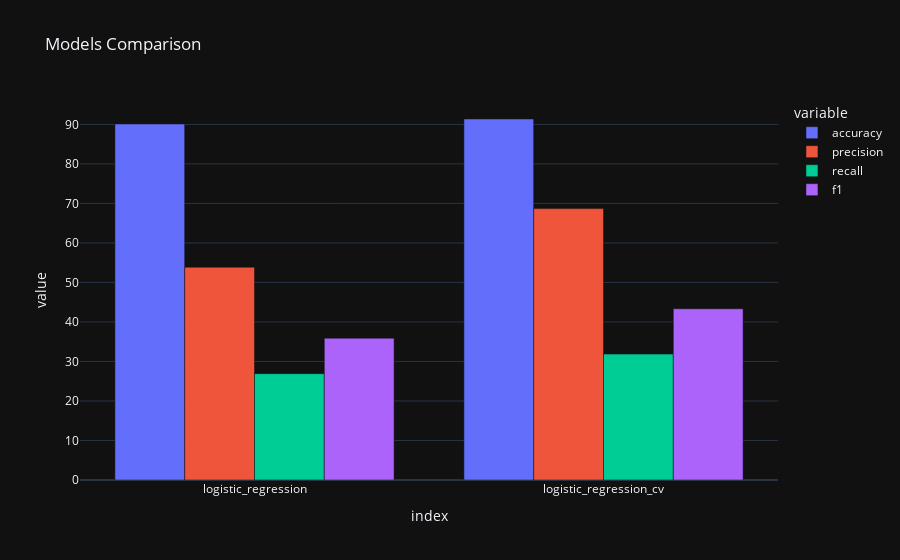

Source (notebook cell):
### Markdown cell above
# Models Comparison

### Code cell
# Plot the models' performance
figure = ex.bar(performance, 
                x=performance.index, 
                y=performance.columns.values, 
                barmode='group', 
                title='Models Comparison', 
                labels={'x':'Model', 'y':'Performance'}, 
                template='plotly_dark')

figure.show()

### Figure 1 — Plotly figure (JSON) as saved in the notebook; plotly's stock layout.template omitted (floating-point values rounded to 4 significant figures)
{"data": [{"alignmentgroup": "True", "hovertemplate": "variable=accuracy<br>index=%{x}<br>value=%{y}<extra></extra>", "legendgroup": "accuracy", "marker": {"color": "#636efa", "pattern": {"shape": ""}}, "name": "accuracy", "offsetgroup": "accuracy", "orientation": "v", "showlegend": true, "textposition": "auto", "type": "bar", "x": ["logistic_regression", "logistic_regression_cv"], "xaxis": "x", "y": [90.12, 91.37], "yaxis": "y"}, {"alignmentgroup": "True", "hovertemplate": "variable=precision<br>index=%{x}<br>value=%{y}<extra></extra>", "legendgroup": "precision", "marker": {"color": "#EF553B", "pattern": {"shape": ""}}, "name": "precision", "offsetgroup": "precision", "orientation": "v", "showlegend": true, "textposition": "auto", "type": "bar", "x": ["logistic_regression", "logistic_regression_cv"], "xaxis": "x", "y": [53.85, 68.69], "yaxis": "y"}, {"alignmentgroup": "True", "hovertemplate": "variable=recall<br>index=%{x}<br>value=%{y}<extra></extra>", "legendgroup": "recall", "marker": {"color": "#00cc96", "pattern": {"shape": ""}}, "name": "recall", "offsetgroup": "recall", "orientation": "v", "showlegend": true, "textposition": "auto", "type": "bar", "x": ["logistic_regression", "logistic_regression_cv"], "xaxis": "x", "y": [26.92, 31.87], "yaxis": "y"}, {"alignmentgroup": "True", "hovertemplate": "variable=f1<br>index=%{x}<br>value=%{y}<extra></extra>", "legendgroup": "f1", "marker": {"color": "#ab63fa", "pattern": {"shape": ""}}, "name": "f1", "offsetgroup": "f1", "orientation": "v", "showlegend": true, "textposition": "auto", "type": "bar", "x": ["logistic_regression", "logistic_regression_cv"], "xaxis": "x", "y": [35.9, 43.34], "yaxis": "y"}], "layout": {"autosize": true, "barmode": "group", "legend": {"title": {"text": "variable"}, "tracegroupgap": 0}, "title": {"text": "Models Comparison"}, "xaxis": {"anchor": "y", "autorange": true, "domain": [0, 1], "range": [-0.5, 1.5], "title": {"text": "index"}, "type": "category"}, "yaxis": {"anchor": "x", "autorange": true, "domain": [0, 1], "range": [0, 96.18], "title": {"text": "value"}, "type": "linear"}}}
